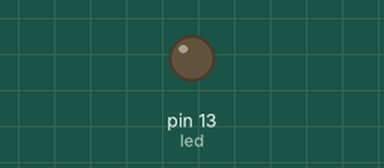
A sketch run on a simulated Arduino Uno, built with avr-gcc and run on an emulated ATmega328P. Parts: output pins drawn as LEDs (lit = HIGH).

Above: at 0.5 s.
At 41.4 s:
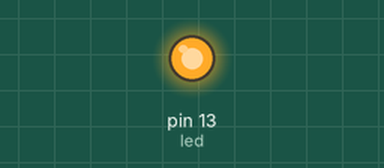
Timing chart, 0 to 42.4 s (numbered marks = the images above):
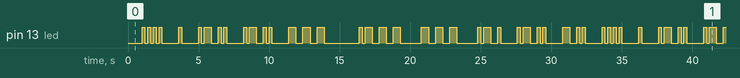

Measured:
- by itself, pin 13 (led): moves between LOW and HIGH, repeating every 32.6 s
- by itself, everything shown: repeats every 32.6 s, in 66 steps

The sketch:

sketch_20140308_helloWorldMorseCodeLightSignal.ino
```cpp
/*
  Hello World with Morse Code

  hadrihl hadrihilmi@gmail.com
  pdccteam
  */

// assign pin 13
int led = 13;

void setup() {
  // initialize the digital pin as an output.
  pinMode(led, OUTPUT);
}

void loop() {
  digitalWrite(led, LOW);            // by default turn the light off at the beginning
  pause_signal();
  dits(); dits(); dits(); dits();    // H
  pause_signal();
  dits();                            // E
  pause_signal();
  dits(); dahs(); dits(); dits();    // L
  pause_signal();
  dits(); dahs(); dits(); dits();    // L
  pause_signal();
  dahs(); dahs(); dahs();            // O

  pause_signal(); pause_signal();

  dits(); dahs(); dahs(); dahs();    // W
  pause_signal();
  dahs(); dahs(); dahs();            // O
  pause_signal();
  dits(); dahs(); dits();            // R
  pause_signal();
  dits(); dahs(); dits(); dits();    // L
  pause_signal();
  dahs(); dits(); dits();            // D
}

// pause for 1 second.
void pause_signal() {
  delay(1000);
}

// short signal, dots/dits
void dits() {
  digitalWrite(led, HIGH);
  delay(200);
  digitalWrite(led, LOW);
  delay(200);
}

// long signal, dashes/dahs
void dahs() {
  digitalWrite(led, HIGH);
  delay(500);
  digitalWrite(led, LOW);
  delay(500);
}
```
